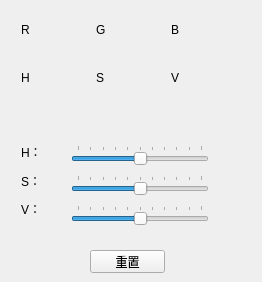
<?xml version="1.0" encoding="UTF-8"?>
<ui version="4.0">
 <class>PanelWin</class>
 <widget class="QWidget" name="PanelWin">
  <property name="geometry">
   <rect>
    <x>0</x>
    <y>0</y>
    <width>262</width>
    <height>282</height>
   </rect>
  </property>
  <property name="windowTitle">
   <string>PanelWin</string>
  </property>
  <widget class="QWidget" name="verticalLayoutWidget">
   <property name="geometry">
    <rect>
     <x>60</x>
     <y>130</y>
     <width>160</width>
     <height>113</height>
    </rect>
   </property>
   <layout class="QVBoxLayout" name="verticalLayout">
    <item>
     <widget class="QSlider" name="hSlider">
      <property name="minimum">
       <number>-180</number>
      </property>
      <property name="maximum">
       <number>180</number>
      </property>
      <property name="orientation">
       <enum>Qt::Horizontal</enum>
      </property>
      <property name="invertedAppearance">
       <bool>false</bool>
      </property>
      <property name="tickPosition">
       <enum>QSlider::TicksAbove</enum>
      </property>
      <property name="tickInterval">
       <number>36</number>
      </property>
     </widget>
    </item>
    <item>
     <widget class="QSlider" name="sSlider">
      <property name="minimum">
       <number>-100</number>
      </property>
      <property name="maximum">
       <number>100</number>
      </property>
      <property name="value">
       <number>0</number>
      </property>
      <property name="orientation">
       <enum>Qt::Horizontal</enum>
      </property>
      <property name="tickPosition">
       <enum>QSlider::TicksAbove</enum>
      </property>
      <property name="tickInterval">
       <number>20</number>
      </property>
     </widget>
    </item>
    <item>
     <widget class="QSlider" name="vSlider">
      <property name="minimum">
       <number>-100</number>
      </property>
      <property name="maximum">
       <number>100</number>
      </property>
      <property name="orientation">
       <enum>Qt::Horizontal</enum>
      </property>
      <property name="tickPosition">
       <enum>QSlider::TicksAbove</enum>
      </property>
      <property name="tickInterval">
       <number>20</number>
      </property>
     </widget>
    </item>
   </layout>
  </widget>
  <widget class="QWidget" name="verticalLayoutWidget_2">
   <property name="geometry">
    <rect>
     <x>10</x>
     <y>130</y>
     <width>42</width>
     <height>101</height>
    </rect>
   </property>
   <layout class="QVBoxLayout" name="verticalLayout_2">
    <item>
     <widget class="QLabel" name="label">
      <property name="text">
       <string>H： -</string>
      </property>
     </widget>
    </item>
    <item>
     <widget class="QLabel" name="label_2">
      <property name="text">
       <string>S： -</string>
      </property>
     </widget>
    </item>
    <item>
     <widget class="QLabel" name="label_3">
      <property name="text">
       <string>V： -</string>
      </property>
     </widget>
    </item>
   </layout>
  </widget>
  <widget class="QWidget" name="verticalLayoutWidget_3">
   <property name="geometry">
    <rect>
     <x>230</x>
     <y>130</y>
     <width>21</width>
     <height>101</height>
    </rect>
   </property>
   <layout class="QVBoxLayout" name="verticalLayout_3">
    <item>
     <widget class="QLabel" name="label_4">
      <property name="text">
       <string>+</string>
      </property>
     </widget>
    </item>
    <item>
     <widget class="QLabel" name="label_5">
      <property name="text">
       <string>+</string>
      </property>
     </widget>
    </item>
    <item>
     <widget class="QLabel" name="label_6">
      <property name="text">
       <string>+</string>
      </property>
     </widget>
    </item>
   </layout>
  </widget>
  <widget class="QWidget" name="gridLayoutWidget">
   <property name="geometry">
    <rect>
     <x>10</x>
     <y>10</y>
     <width>241</width>
     <height>111</height>
    </rect>
   </property>
   <layout class="QGridLayout" name="gridLayout">
    <item row="2" column="2">
     <widget class="QLabel" name="label_15">
      <property name="text">
       <string>V</string>
      </property>
     </widget>
    </item>
    <item row="1" column="2">
     <widget class="QLabel" name="mB">
      <property name="text">
       <string/>
      </property>
     </widget>
    </item>
    <item row="2" column="0">
     <widget class="QLabel" name="label_13">
      <property name="text">
       <string>H</string>
      </property>
     </widget>
    </item>
    <item row="0" column="1">
     <widget class="QLabel" name="label_9">
      <property name="text">
       <string>G</string>
      </property>
     </widget>
    </item>
    <item row="2" column="1">
     <widget class="QLabel" name="label_14">
      <property name="text">
       <string>S</string>
      </property>
     </widget>
    </item>
    <item row="0" column="0">
     <widget class="QLabel" name="label_7">
      <property name="text">
       <string>R</string>
      </property>
     </widget>
    </item>
    <item row="1" column="0">
     <widget class="QLabel" name="mR">
      <property name="text">
       <string/>
      </property>
     </widget>
    </item>
    <item row="1" column="1">
     <widget class="QLabel" name="mG">
      <property name="text">
       <string/>
      </property>
     </widget>
    </item>
    <item row="0" column="2">
     <widget class="QLabel" name="label_11">
      <property name="text">
       <string>B</string>
      </property>
     </widget>
    </item>
    <item row="3" column="0">
     <widget class="QLabel" name="mH">
      <property name="text">
       <string/>
      </property>
     </widget>
    </item>
    <item row="3" column="1">
     <widget class="QLabel" name="mS">
      <property name="text">
       <string/>
      </property>
     </widget>
    </item>
    <item row="3" column="2">
     <widget class="QLabel" name="mV">
      <property name="text">
       <string/>
      </property>
     </widget>
    </item>
   </layout>
  </widget>
  <widget class="QPushButton" name="btn_Reset">
   <property name="geometry">
    <rect>
     <x>90</x>
     <y>250</y>
     <width>75</width>
     <height>23</height>
    </rect>
   </property>
   <property name="text">
    <string>重置</string>
   </property>
  </widget>
 </widget>
 <layoutdefault spacing="6" margin="11"/>
 <resources/>
 <connections/>
</ui>
